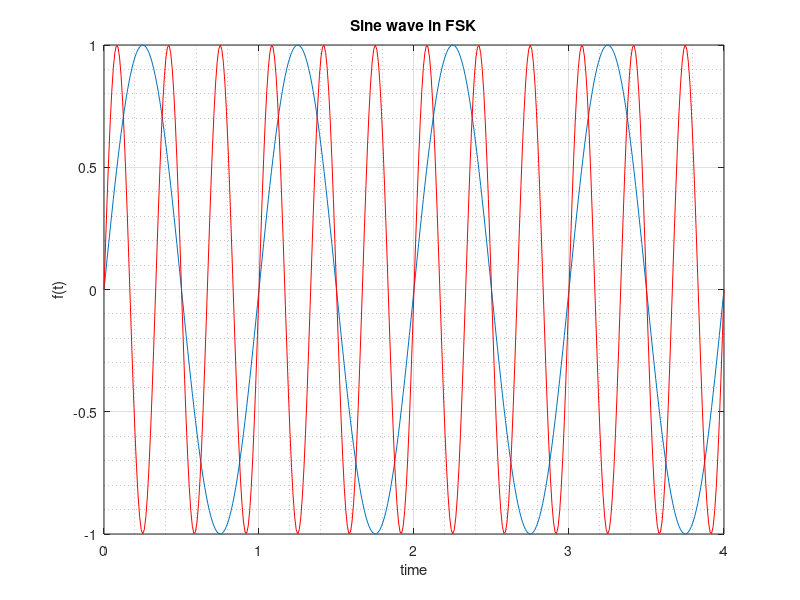

This figure's MATLAB source:
t = 0 : 0.01 : 4
f1 = 1
A = 1
y = A * sin(2 * pi * f1 * t)
plot(t, y)
hold on
title('Sine wave in FSK')
xlabel('time')
ylabel('f(t)')
grid on
grid minor

f2 = 3
y2 = A * sin(2 * pi * f2 * t)
plot(t, y2, 'r')